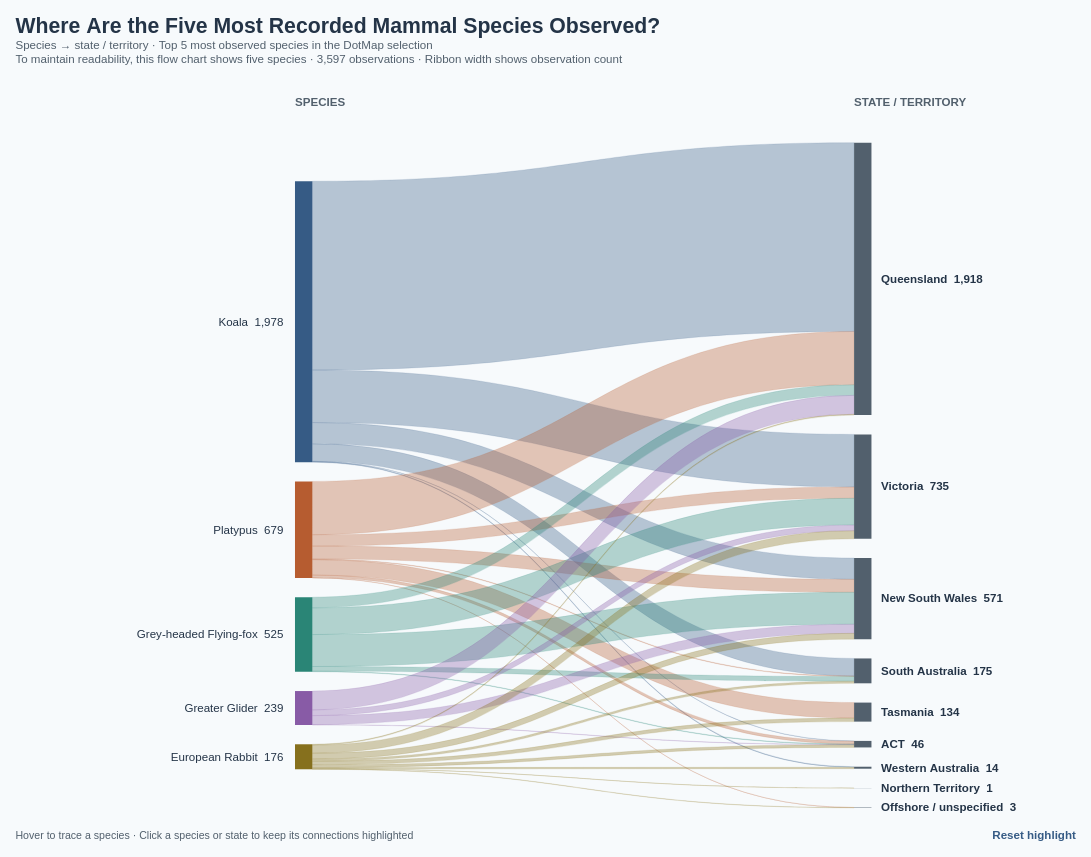

Vega-Lite specification for this chart:
### Vega specification from a JSON file in a GitHub repository (floating-point values rounded to 4 significant figures)
{"$schema": "https://vega.github.io/schema/vega/v5.json", "description": "Readability rationale: Charts involving multiple lines or flows use a limited selection of the most observed species (typically 5–6), while ranking and hierarchical charts can accommodate larger selections (typically 10–15). Maps can retain all species within their selected dataset where aggregation or filtering prevents clutter. This Sankey shows the top five species by observation count among the ten mammals selected in DotMap.vg.json. Sankey showing only the five most recorded species among the 10 selected mammals in DotMap.vg.json: Koala, Platypus, Grey-headed Flying-fox, Greater Glider, European Rabbit. Species ranked by all-date geolocated observation count, not conservation importance. Both stages sum to 3,597 observations. State assignments copied from DotMap, including Offshore / unspecified. State totals and connections include only these five species. Ribbon and node heights use a uniform 0.14734500973033082 pixels per observation. Species colours match DotMap. All data and layout embedded. Hover or click to highlight; click again, Reset highlight, or Escape to clear. Counts reflect recording activity, not migration or animal abundance. Species colours match the ten-species palette in BumpChart.vg.json; species selection and observation counts are unchanged.", "width": 1100, "height": 788, "padding": 16, "background": "#f7fafc", "title": {"text": "Where Are the Five Most Recorded Mammal Species Observed?", "subtitle": ["Species → state / territory · Top 5 most observed species in the DotMap selection", "To maintain readability, this flow chart shows five species · 3,597 observations · Ribbon width shows observation count"], "anchor": "start", "fontSize": 22, "color": "#243447", "subtitleFontSize": 12, "subtitleColor": "#52606d", "offset": 18}, "signals": [{"name": "selected", "value": null, "on": [{"events": "@nodes:click, @labels:click", "update": "selected === datum.key ? null : datum.key"}, {"events": "@reset:click, view:keydown[event.key === 'Escape'], view:dblclick", "update": "null"}]}, {"name": "hovered", "value": null, "on": [{"events": "@nodes:mouseover, @labels:mouseover, @ribbons:mouseover", "update": "datum.key"}, {"events": "@nodes:mouseout, @labels:mouseout, @ribbons:mouseout", "update": "null"}]}, {"name": "active", "update": "selected || hovered"}], "data": [{"name": "nodeData", "values": [{"id": "species:Koala", "key": "species:Koala", "label": "Koala", "name": "Koala", "level": "Species", "column": 0, "x": 290, "y": 102.0, "y2": 393.4, "count": 1978, "keys": ["species:Koala", "state:Queensland", "state:Victoria", "state:New South Wales", "state:South Australia", "state:Western Australia", "state:Australian Capital Territory"]}, {"id": "species:Platypus", "key": "species:Platypus", "label": "Platypus", "name": "Platypus", "level": "Species", "column": 0, "x": 290, "y": 413.4, "y2": 513.5, "count": 679, "keys": ["species:Platypus", "state:Queensland", "state:Victoria", "state:New South Wales", "state:Tasmania", "state:South Australia", "state:Australian Capital Territory", "state:Offshore / unspecified"]}, {"id": "species:Grey-headed Flying-fox", "key": "species:Grey-headed Flying-fox", "label": "Grey-headed Flying-fox", "name": "Grey-headed Flying-fox", "level": "Species", "column": 0, "x": 290, "y": 533.5, "y2": 610.9, "count": 525, "keys": ["species:Grey-headed Flying-fox", "state:Queensland", "state:Victoria", "state:New South Wales", "state:South Australia", "state:Australian Capital Territory"]}, {"id": "species:Greater Glider", "key": "species:Greater Glider", "label": "Greater Glider", "name": "Greater Glider", "level": "Species", "column": 0, "x": 290, "y": 630.9, "y2": 666.1, "count": 239, "keys": ["species:Greater Glider", "state:Queensland", "state:Victoria", "state:New South Wales", "state:Australian Capital Territory"]}, {"id": "species:European Rabbit", "key": "species:European Rabbit", "label": "European Rabbit", "name": "European Rabbit", "level": "Species", "column": 0, "x": 290, "y": 686.1, "y2": 712.0, "count": 176, "keys": ["species:European Rabbit", "state:Queensland", "state:Victoria", "state:New South Wales", "state:Tasmania", "state:South Australia", "state:Western Australia", "state:Australian Capital Territory", "state:Northern Territory", "state:Offshore / unspecified"]}, {"id": "state:Queensland", "key": "state:Queensland", "label": "Queensland", "name": "Queensland", "level": "State / territory", "column": 1, "x": 870, "y": 62.0, "y2": 344.6, "count": 1918, "keys": ["species:Koala", "state:Queensland", "species:Platypus", "species:Grey-headed Flying-fox", "species:Greater Glider", "species:European Rabbit"]}, {"id": "state:Victoria", "key": "state:Victoria", "label": "Victoria", "name": "Victoria", "level": "State / territory", "column": 1, "x": 870, "y": 364.6, "y2": 472.9, "count": 735, "keys": ["species:Koala", "state:Victoria", "species:Platypus", "species:Grey-headed Flying-fox", "species:Greater Glider", "species:European Rabbit"]}, {"id": "state:New South Wales", "key": "state:New South Wales", "label": "New South Wales", "name": "New South Wales", "level": "State / territory", "column": 1, "x": 870, "y": 492.9, "y2": 577.0, "count": 571, "keys": ["species:Koala", "state:New South Wales", "species:Platypus", "species:Grey-headed Flying-fox", "species:Greater Glider", "species:European Rabbit"]}, {"id": "state:South Australia", "key": "state:South Australia", "label": "South Australia", "name": "South Australia", "level": "State / territory", "column": 1, "x": 870, "y": 597.0, "y2": 622.8, "count": 175, "keys": ["species:Koala", "state:South Australia", "species:Platypus", "species:Grey-headed Flying-fox", "species:European Rabbit"]}, {"id": "state:Tasmania", "key": "state:Tasmania", "label": "Tasmania", "name": "Tasmania", "level": "State / territory", "column": 1, "x": 870, "y": 642.8, "y2": 662.6, "count": 134, "keys": ["species:Platypus", "state:Tasmania", "species:European Rabbit"]}, {"id": "state:Australian Capital Territory", "key": "state:Australian Capital Territory", "label": "ACT", "name": "Australian Capital Territory", "level": "State / territory", "column": 1, "x": 870, "y": 682.6, "y2": 689.3, "count": 46, "keys": ["species:Koala", "state:Australian Capital Territory", "species:Platypus", "species:Grey-headed Flying-fox", "species:Greater Glider", "species:European Rabbit"]}, {"id": "state:Western Australia", "key": "state:Western Australia", "label": "Western Australia", "name": "Western Australia", "level": "State / territory", "column": 1, "x": 870, "y": 709.3, "y2": 711.4, "count": 14, "keys": ["species:Koala", "state:Western Australia", "species:European Rabbit"]}, {"id": "state:Northern Territory", "key": "state:Northern Territory", "label": "Northern Territory", "name": "Northern Territory", "level": "State / territory", "column": 1, "x": 870, "y": 731.4, "y2": 731.6, "count": 1, "keys": ["species:European Rabbit", "state:Northern Territory"]}, {"id": "state:Offshore / unspecified", "key": "state:Offshore / unspecified", "label": "Offshore / unspecified", "name": "Offshore / unspecified", "level": "State / territory", "column": 1, "x": 870, "y": 751.6, "y2": 752.0, "count": 3, "keys": ["species:Platypus", "state:Offshore / unspecified", "species:European Rabbit"]}]}, {"name": "links", "values": [{"species": "Koala", "scientific": "Phascolarctos cinereus", "source": "Koala", "target": "Queensland", "count": 1329, "share": 0.6719, "shareLabel": "Share of species", "key": "species:Koala", "keys": ["species:Koala", "state:Queensland"], "path": "M308,102.0C589,102.0 589,62.0 870,62.0L870,257.82151793160966C589,257.82151793160966 589,297.82151793160966 308,297.82151793160966Z"}, {"species": "Koala", "scientific": "Phascolarctos cinereus", "source": "Koala", "target": "Victoria", "count": 370, "share": 0.1871, "shareLabel": "Share of species", "key": "species:Koala", "keys": ["species:Koala", "state:Victoria"], "path": "M308,297.82151793160966C589,297.82151793160966 589,364.6077286627745 870,364.6077286627745L870,419.1253822629969C589,419.1253822629969 589,352.33917153183205 308,352.33917153183205Z"}, {"species": "Koala", "scientific": "Phascolarctos cinereus", "source": "Koala", "target": "New South Wales", "count": 150, "share": 0.07583, "shareLabel": "Share of species", "key": "species:Koala", "keys": ["species:Koala", "state:New South Wales"], "path": "M308,352.33917153183205C589,352.33917153183205 589,492.90631081456763 870,492.90631081456763L870,515.0080622741173C589,515.0080622741173 589,374.4409229913817 308,374.4409229913817Z"}, {"species": "Koala", "scientific": "Phascolarctos cinereus", "source": "Koala", "target": "South Australia", "count": 123, "share": 0.06218, "shareLabel": "Share of species", "key": "species:Koala", "keys": ["species:Koala", "state:South Australia"], "path": "M308,374.4409229913817C589,374.4409229913817 589,597.0403113705866 870,597.0403113705866L870,615.1637475674172C589,615.1637475674172 589,392.5643591882124 308,392.5643591882124Z"}, {"species": "Koala", "scientific": "Phascolarctos cinereus", "source": "Koala", "target": "Australian Capital Territory", "count": 2, "share": 0.001011, "shareLabel": "Share of species", "key": "species:Koala", "keys": ["species:Koala", "state:Australian Capital Territory"], "path": "M308,392.5643591882124C589,392.5643591882124 589,682.5699193772588 870,682.5699193772588L870,682.8646093967194C589,682.8646093967194 589,392.8590492076731 308,392.8590492076731Z"}, {"species": "Koala", "scientific": "Phascolarctos cinereus", "source": "Koala", "target": "Western Australia", "count": 4, "share": 0.002022, "shareLabel": "Share of species", "key": "species:Koala", "keys": ["species:Koala", "state:Western Australia"], "path": "M308,392.8590492076731C589,392.8590492076731 589,709.347789824854 870,709.347789824854L870,709.9371698637754C589,709.9371698637754 589,393.4484292465944 308,393.4484292465944Z"}, {"species": "Platypus", "scientific": "Ornithorhynchus anatinus", "source": "Platypus", "target": "Queensland", "count": 375, "share": 0.5523, "shareLabel": "Share of species", "key": "species:Platypus", "keys": ["species:Platypus", "state:Queensland"], "path": "M308,413.44842924659434C589,413.44842924659434 589,257.82151793160966 870,257.82151793160966L870,313.07589658048374C589,313.07589658048374 589,468.7028078954684 308,468.7028078954684Z"}, {"species": "Platypus", "scientific": "Ornithorhynchus anatinus", "source": "Platypus", "target": "Victoria", "count": 80, "share": 0.1178, "shareLabel": "Share of species", "key": "species:Platypus", "keys": ["species:Platypus", "state:Victoria"], "path": "M308,468.7028078954684C589,468.7028078954684 589,419.1253822629969 870,419.1253822629969L870,430.91298304142333C589,430.91298304142333 589,480.4904086738949 308,480.4904086738949Z"}, {"species": "Platypus", "scientific": "Ornithorhynchus anatinus", "source": "Platypus", "target": "New South Wales", "count": 91, "share": 0.134, "shareLabel": "Share of species", "key": "species:Platypus", "keys": ["species:Platypus", "state:New South Wales"], "path": "M308,480.4904086738949C589,480.4904086738949 589,515.0080622741173 870,515.0080622741173L870,528.4164581595774C589,528.4164581595774 589,493.89880455935497 308,493.89880455935497Z"}, {"species": "Platypus", "scientific": "Ornithorhynchus anatinus", "source": "Platypus", "target": "South Australia", "count": 4, "share": 0.005891, "shareLabel": "Share of species", "key": "species:Platypus", "keys": ["species:Platypus", "state:South Australia"], "path": "M308,493.89880455935497C589,493.89880455935497 589,615.1637475674172 870,615.1637475674172L870,615.7531276063386C589,615.7531276063386 589,494.4881845982763 308,494.4881845982763Z"}, {"species": "Platypus", "scientific": "Ornithorhynchus anatinus", "source": "Platypus", "target": "Tasmania", "count": 109, "share": 0.1605, "shareLabel": "Share of species", "key": "species:Platypus", "keys": ["species:Platypus", "state:Tasmania"], "path": "M308,494.4881845982763C589,494.4881845982763 589,642.8256880733944 870,642.8256880733944L870,658.8862941340004C589,658.8862941340004 589,510.54879065888235 308,510.54879065888235Z"}, {"species": "Platypus", "scientific": "Ornithorhynchus anatinus", "source": "Platypus", "target": "Australian Capital Territory", "count": 19, "share": 0.02798, "shareLabel": "Share of species", "key": "species:Platypus", "keys": ["species:Platypus", "state:Australian Capital Territory"], "path": "M308,510.54879065888235C589,510.54879065888235 589,682.8646093967194 870,682.8646093967194L870,685.6641645815957C589,685.6641645815957 589,513.3483458437587 308,513.3483458437587Z"}, {"species": "Platypus", "scientific": "Ornithorhynchus anatinus", "source": "Platypus", "target": "Offshore / unspecified", "count": 1, "share": 0.001473, "shareLabel": "Share of species", "key": "species:Platypus", "keys": ["species:Platypus", "state:Offshore / unspecified"], "path": "M308,513.3483458437587C589,513.3483458437587 589,751.5579649708089 870,751.5579649708089L870,751.7053099805393C589,751.7053099805393 589,513.495690853489 308,513.495690853489Z"}, {"species": "Grey-headed Flying-fox", "scientific": "Pteropus poliocephalus", "source": "Grey-headed Flying-fox", "target": "Queensland", "count": 75, "share": 0.1429, "shareLabel": "Share of species", "key": "species:Grey-headed Flying-fox", "keys": ["species:Grey-headed Flying-fox", "state:Queensland"], "path": "M308,533.495690853489C589,533.495690853489 589,313.07589658048374 870,313.07589658048374L870,324.12677231025856C589,324.12677231025856 589,544.5465665832638 308,544.5465665832638Z"}, {"species": "Grey-headed Flying-fox", "scientific": "Pteropus poliocephalus", "source": "Grey-headed Flying-fox", "target": "Victoria", "count": 188, "share": 0.3581, "shareLabel": "Share of species", "key": "species:Grey-headed Flying-fox", "keys": ["species:Grey-headed Flying-fox", "state:Victoria"], "path": "M308,544.5465665832638C589,544.5465665832638 589,430.91298304142333 870,430.91298304142333L870,458.61384487072553C589,458.61384487072553 589,572.247428412566 308,572.247428412566Z"}, {"species": "Grey-headed Flying-fox", "scientific": "Pteropus poliocephalus", "source": "Grey-headed Flying-fox", "target": "New South Wales", "count": 225, "share": 0.4286, "shareLabel": "Share of species", "key": "species:Grey-headed Flying-fox", "keys": ["species:Grey-headed Flying-fox", "state:New South Wales"], "path": "M308,572.247428412566C589,572.247428412566 589,528.4164581595774 870,528.4164581595774L870,561.5690853489018C589,561.5690853489018 589,605.4000556018905 308,605.4000556018905Z"}, {"species": "Grey-headed Flying-fox", "scientific": "Pteropus poliocephalus", "source": "Grey-headed Flying-fox", "target": "South Australia", "count": 33, "share": 0.06286, "shareLabel": "Share of species", "key": "species:Grey-headed Flying-fox", "keys": ["species:Grey-headed Flying-fox", "state:South Australia"], "path": "M308,605.4000556018905C589,605.4000556018905 589,615.7531276063386 870,615.7531276063386L870,620.6155129274395C589,620.6155129274395 589,610.2624409229913 308,610.2624409229913Z"}, {"species": "Grey-headed Flying-fox", "scientific": "Pteropus poliocephalus", "source": "Grey-headed Flying-fox", "target": "Australian Capital Territory", "count": 4, "share": 0.007619, "shareLabel": "Share of species", "key": "species:Grey-headed Flying-fox", "keys": ["species:Grey-headed Flying-fox", "state:Australian Capital Territory"], "path": "M308,610.2624409229913C589,610.2624409229913 589,685.6641645815957 870,685.6641645815957L870,686.2535446205171C589,686.2535446205171 589,610.8518209619127 308,610.8518209619127Z"}, {"species": "Greater Glider", "scientific": "Petauroides volans", "source": "Greater Glider", "target": "Queensland", "count": 133, "share": 0.5565, "shareLabel": "Share of species", "key": "species:Greater Glider", "keys": ["species:Greater Glider", "state:Queensland"], "path": "M308,630.8518209619127C589,630.8518209619127 589,324.12677231025856 870,324.12677231025856L870,343.72365860439254C589,343.72365860439254 589,650.4487072560468 308,650.4487072560468Z"}, {"species": "Greater Glider", "scientific": "Petauroides volans", "source": "Greater Glider", "target": "Victoria", "count": 40, "share": 0.1674, "shareLabel": "Share of species", "key": "species:Greater Glider", "keys": ["species:Greater Glider", "state:Victoria"], "path": "M308,650.4487072560468C589,650.4487072560468 589,458.61384487072553 870,458.61384487072553L870,464.5076452599388C589,464.5076452599388 589,656.34250764526 308,656.34250764526Z"}, {"species": "Greater Glider", "scientific": "Petauroides volans", "source": "Greater Glider", "target": "New South Wales", "count": 64, "share": 0.2678, "shareLabel": "Share of species", "key": "species:Greater Glider", "keys": ["species:Greater Glider", "state:New South Wales"], "path": "M308,656.34250764526C589,656.34250764526 589,561.5690853489018 870,561.5690853489018L870,570.9991659716429C589,570.9991659716429 589,665.7725882680011 308,665.7725882680011Z"}, {"species": "Greater Glider", "scientific": "Petauroides volans", "source": "Greater Glider", "target": "Australian Capital Territory", "count": 2, "share": 0.008368, "shareLabel": "Share of species", "key": "species:Greater Glider", "keys": ["species:Greater Glider", "state:Australian Capital Territory"], "path": "M308,665.7725882680011C589,665.7725882680011 589,686.2535446205171 870,686.2535446205171L870,686.5482346399777C589,686.5482346399777 589,666.0672782874617 308,666.0672782874617Z"}, {"species": "European Rabbit", "scientific": "Oryctolagus cuniculus", "source": "European Rabbit", "target": "Queensland", "count": 6, "share": 0.03409, "shareLabel": "Share of species", "key": "species:European Rabbit", "keys": ["species:European Rabbit", "state:Queensland"], "path": "M308,686.0672782874618C589,686.0672782874618 589,343.72365860439254 870,343.72365860439254L870,344.60772866277455C589,344.60772866277455 589,686.9513483458438 308,686.9513483458438Z"}, {"species": "European Rabbit", "scientific": "Oryctolagus cuniculus", "source": "European Rabbit", "target": "Victoria", "count": 57, "share": 0.3239, "shareLabel": "Share of species", "key": "species:European Rabbit", "keys": ["species:European Rabbit", "state:Victoria"], "path": "M308,686.9513483458438C589,686.9513483458438 589,464.5076452599388 870,464.5076452599388L870,472.90631081456763C589,472.90631081456763 589,695.3500139004727 308,695.3500139004727Z"}, {"species": "European Rabbit", "scientific": "Oryctolagus cuniculus", "source": "European Rabbit", "target": "New South Wales", "count": 41, "share": 0.233, "shareLabel": "Share of species", "key": "species:European Rabbit", "keys": ["species:European Rabbit", "state:New South Wales"], "path": "M308,695.3500139004727C589,695.3500139004727 589,570.9991659716429 870,570.9991659716429L870,577.0403113705864C589,577.0403113705864 589,701.3911592994162 308,701.3911592994162Z"}, {"species": "European Rabbit", "scientific": "Oryctolagus cuniculus", "source": "European Rabbit", "target": "South Australia", "count": 15, "share": 0.08523, "shareLabel": "Share of species", "key": "species:European Rabbit", "keys": ["species:European Rabbit", "state:South Australia"], "path": "M308,701.3911592994162C589,701.3911592994162 589,620.6155129274395 870,620.6155129274395L870,622.8256880733944C589,622.8256880733944 589,703.6013344453712 308,703.6013344453712Z"}, {"species": "European Rabbit", "scientific": "Oryctolagus cuniculus", "source": "European Rabbit", "target": "Tasmania", "count": 25, "share": 0.142, "shareLabel": "Share of species", "key": "species:European Rabbit", "keys": ["species:European Rabbit", "state:Tasmania"], "path": "M308,703.6013344453712C589,703.6013344453712 589,658.8862941340004 870,658.8862941340004L870,662.5699193772587C589,662.5699193772587 589,707.2849596886294 308,707.2849596886294Z"}, {"species": "European Rabbit", "scientific": "Oryctolagus cuniculus", "source": "European Rabbit", "target": "Australian Capital Territory", "count": 19, "share": 0.108, "shareLabel": "Share of species", "key": "species:European Rabbit", "keys": ["species:European Rabbit", "state:Australian Capital Territory"], "path": "M308,707.2849596886294C589,707.2849596886294 589,686.5482346399777 870,686.5482346399777L870,689.3477898248541C589,689.3477898248541 589,710.0845148735058 308,710.0845148735058Z"}, {"species": "European Rabbit", "scientific": "Oryctolagus cuniculus", "source": "European Rabbit", "target": "Western Australia", "count": 10, "share": 0.05682, "shareLabel": "Share of species", "key": "species:European Rabbit", "keys": ["species:European Rabbit", "state:Western Australia"], "path": "M308,710.0845148735058C589,710.0845148735058 589,709.9371698637754 870,709.9371698637754L870,711.4106199610786C589,711.4106199610786 589,711.557964970809 308,711.557964970809Z"}, {"species": "European Rabbit", "scientific": "Oryctolagus cuniculus", "source": "European Rabbit", "target": "Northern Territory", "count": 1, "share": 0.005682, "shareLabel": "Share of species", "key": "species:European Rabbit", "keys": ["species:European Rabbit", "state:Northern Territory"], "path": "M308,711.557964970809C589,711.557964970809 589,731.4106199610786 870,731.4106199610786L870,731.5579649708089C589,731.5579649708089 589,711.7053099805394 308,711.7053099805394Z"}, {"species": "European Rabbit", "scientific": "Oryctolagus cuniculus", "source": "European Rabbit", "target": "Offshore / unspecified", "count": 2, "share": 0.01136, "shareLabel": "Share of species", "key": "species:European Rabbit", "keys": ["species:European Rabbit", "state:Offshore / unspecified"], "path": "M308,711.7053099805394C589,711.7053099805394 589,751.7053099805393 870,751.7053099805393L870,751.9999999999999C589,751.9999999999999 589,712.0 308,712.0Z"}]}, {"name": "headings", "values": [{"x": 290, "label": "SPECIES"}, {"x": 870, "label": "STATE / TERRITORY"}]}], "scales": [{"name": "color", "type": "ordinal", "domain": ["Koala", "Platypus", "Grey-headed Flying-fox", "Greater Glider", "Spotted-tailed Quoll", "European Rabbit", "Quokka", "Tasmanian Devil", "Eastern Barred Bandicoot", "Numbat"], "range": ["#365B85", "#B65C30", "#2A8576", "#885BA6", "#AD4770", "#86701D", "#397FAD", "#6D6B70", "#C17A24", "#5146A0"]}], "marks": [{"type": "text", "from": {"data": "headings"}, "encode": {"update": {"x": {"field": "x"}, "y": {"value": 24}, "text": {"field": "label"}, "fontSize": {"value": 12}, "fontWeight": {"value": "bold"}, "fill": {"value": "#52606d"}}}}, {"name": "ribbons", "type": "path", "from": {"data": "links"}, "encode": {"update": {"path": {"field": "path"}, "fill": {"scale": "color", "field": "species"}, "fillOpacity": {"signal": "active ? (!active || indexof(datum.keys, active) >= 0 ? 0.75 : 0.055) : 0.34"}, "stroke": {"scale": "color", "field": "species"}, "strokeWidth": {"value": 0.35}, "strokeOpacity": {"signal": "!active || indexof(datum.keys, active) >= 0 ? 0.4 : 0.05"}, "tooltip": {"signal": "{'From': datum.source, 'To': datum.target, 'Species': datum.species, 'Scientific name': datum.scientific, 'Observations': format(datum.count, ',d'), 'Share of source': format(datum.share, '.1%')}"}, "description": {"signal": "datum.source + ' → ' + datum.target + ': ' + datum.count + ' observations'"}}}}, {"name": "nodes", "type": "rect", "from": {"data": "nodeData"}, "encode": {"update": {"x": {"field": "x"}, "width": {"value": 18}, "y": {"field": "y"}, "y2": {"field": "y2"}, "fill": {"signal": "datum.column === 1 ? '#52606d' : scale('color', datum.name)"}, "opacity": {"signal": "!active || indexof(datum.keys, active) >= 0 ? 1 : 0.2"}, "cursor": {"value": "pointer"}, "tooltip": {"signal": "{'Name': datum.name, 'Stage': datum.level, 'Observations': format(datum.count, ',d'), 'Share of top-five records': format(datum.count / 3597, '.1%'), 'Action': 'Click to highlight connections'}"}, "description": {"signal": "datum.name + ': ' + datum.count + ' observations'"}}}}, {"name": "labels", "type": "text", "from": {"data": "nodeData"}, "encode": {"update": {"x": {"signal": "datum.column === 1 ? datum.x + 28 : datum.x - 12"}, "y": {"signal": "(datum.y + datum.y2) / 2"}, "text": {"signal": "datum.label + '  ' + format(datum.count, ',d')"}, "align": {"signal": "datum.column === 1 ? 'left' : 'right'"}, "baseline": {"value": "middle"}, "fontSize": {"value": 12}, "fontWeight": {"signal": "datum.column === 0 ? 'normal' : 'bold'"}, "opacity": {"signal": "!active || indexof(datum.keys, active) >= 0 ? 1 : 0.28"}, "fill": {"value": "#243447"}, "cursor": {"value": "pointer"}, "tooltip": {"signal": "{'Name': datum.name, 'Observations': format(datum.count, ',d'), 'Share of top-five records': format(datum.count / 3597, '.1%')}"}}}}, {"type": "text", "interactive": false, "encode": {"update": {"x": {"value": 0}, "y": {"value": 784}, "text": {"value": "Hover to trace a species · Click a species or state to keep its connections highlighted"}, "fontSize": {"value": 11}, "fill": {"value": "#52606d"}}}}, {"name": "reset", "type": "text", "encode": {"update": {"x": {"value": 1100}, "y": {"value": 784}, "align": {"value": "right"}, "text": {"value": "Reset highlight"}, "fontSize": {"value": 12}, "fontWeight": {"value": "bold"}, "fill": {"value": "#365B85"}, "cursor": {"value": "pointer"}}}}], "config": {"font": "Arial"}}
